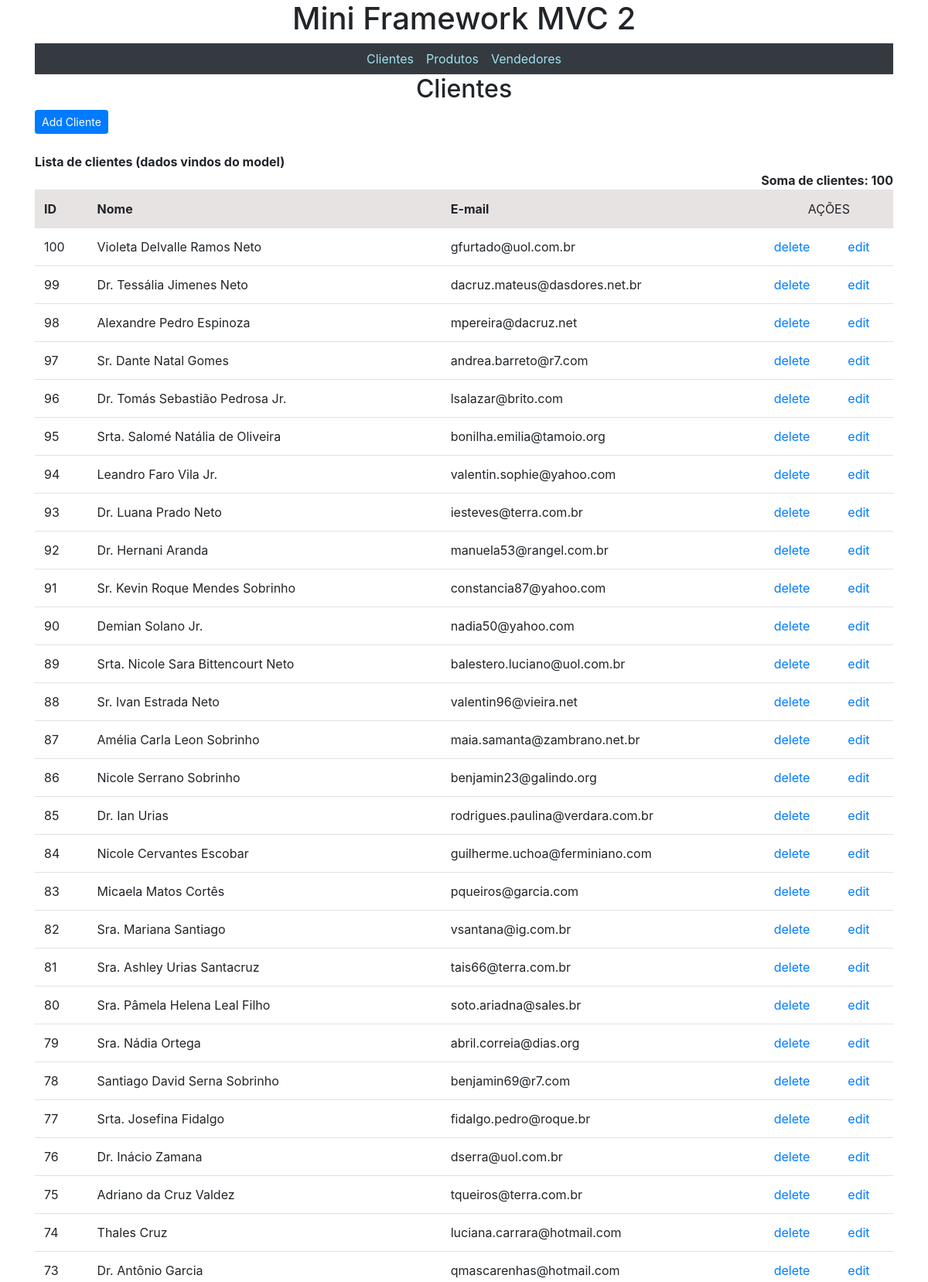
The page / (upper part) on the database its author committed.
### tables this page shows
CREATE TABLE `clientes` (
  `id` int(11) NOT NULL AUTO_INCREMENT,
  `nome` varchar(50) NOT NULL,
  `email` varchar(50) DEFAULT NULL,
  PRIMARY KEY (`id`)
);

### src/View/ClientesView.php (called while the page is built, shortened)
<?php
class ClientesView
{
	public function render($controller, $action, $todos=null, $soma=null,$um=null){
        require_once SRC . 'templates/_includes/header.php';
        require_once SRC . 'templates/'.$controller.'/'.$action.'.php';
        require_once SRC . 'templates/_includes/footer.php';
	}
}

### src/Controller/ClientesController.php (called while the page is built, shortened)
<?php
class ClientesController
{
    public function index()
    {
        $Cliente = new ClientesModel();
        $todos = $Cliente->todosClientes();
        $soma = $Cliente->somaClientes();
		$view = new ClientesView();
		$view->render('clientes','index',$todos,$soma);
    }
}

### src/bootstrap.php (called while the page is built, shortened)
<?php
$app = new Router();

### public/index.php (called while the page is built)
<?php
require __DIR__ . '/../src/bootstrap.php';

### src/Core/Model.php (called while the page is built, shortened)
<?php
class Model
{
    private function openDb()
    {
        $options = array(PDO::ATTR_DEFAULT_FETCH_MODE => PDO::FETCH_OBJ, PDO::ATTR_ERRMODE => PDO::ERRMODE_WARNING);
		$dsn = DB_TYPE . ':host=' . DB_HOST . ';port ='. DB_PORT . ';dbname=' . DB_NAME;
        $this->pdo = new PDO($dsn , DB_USER, DB_PASS, $options);
    }
}

### src/Model/ClientesModel.php (called while the page is built, shortened)
<?php
class ClientesModel extends Model
{
    public function todosClientes()
    {
        $sql = 'SELECT id, nome, email FROM clientes ORDER BY id DESC';
        $query = $this->pdo->prepare($sql);
        $query->execute();
        return $query->fetchAll();
    }
    public function somaClientes()
    {
        $sql = 'SELECT COUNT(id) AS soma FROM clientes';
        $query = $this->pdo->prepare($sql);
        $query->execute();
        return $query->fetch()->soma;
    }
}

### src/templates/clientes/index.php (the view)
<div class="container">
    <h2 class="text-center">Clientes</h2>
	<a class="btn btn-primary btn-sm" href="<?=URL . 'clientes/add'; ?>">Add Cliente</a>
    <div>
        <br>
        <b>Lista de clientes (dados vindos do model)</b><div class="text-right"><b>Soma de clientes: <?php echo $soma; ?></b></div>
        <table class="table table-hover table-stripped">
            <thead>
            <tr class="bg-gray">
                <td><b>ID</b></td>
                <td><b>Nome</b></td>
                <td><b>E-mail</b></td>
                <td colspan="2" align="center">AÇÕES</td>
            </tr>
            </thead>
            <tbody>
            <?php foreach ($todos as $cliente) { ?>
                <tr>
                    <td><?php if (isset($cliente->id)) echo htmlspecialchars($cliente->id, ENT_QUOTES, 'UTF-8'); ?></td>
                    <td><?php if (isset($cliente->nome)) echo htmlspecialchars($cliente->nome, ENT_QUOTES, 'UTF-8'); ?></td>
                    <td><?php if (isset($cliente->email)) echo htmlspecialchars($cliente->email, ENT_QUOTES, 'UTF-8'); ?></td>
                    <td><a href="<?php echo URL . 'clientes/delete/' . htmlspecialchars($cliente->id, ENT_QUOTES, 'UTF-8'); ?>">delete</a></td>
                    <td><a href="<?php echo URL . 'clientes/edit/' . htmlspecialchars($cliente->id, ENT_QUOTES, 'UTF-8'); ?>">edit</a></td>
                </tr>
            <?php } ?>
            </tbody>
        </table>
    </div>
</div>

### src/Core/Router.php (shortened to what this page needs)
<?php
class Router
{
    private $urlController = null;
    private $urlAction = null;
    public function __construct()
    {
        if (!$this->urlController) {
			$page = new $controllerDefault;
            $page->index();
        } else {
			$controller = $this->urlController;
			$action = $this->urlAction;
            $page = new \Mini\Controller\ErrorController();
            $page->index(ucfirst($controller).'Controller',$action);
        }
    }
}

### src/templates/_includes/header.php (shortened to what this page needs)
<!DOCTYPE html>
<html lang="en">
<head>
    <link rel="stylesheet" href="https://stackpath.bootstrapcdn.com/bootstrap/4.3.1/css/bootstrap.min.css"
>
        <link href="<?php echo URL; ?>css/custom.css" rel="stylesheet">
</head>
<body>
    <div align="center"><h1><?=SRC_TITTLE?></h1></div>
	<div class="container">
		<nav class="navbar-expand bg-dark navbar-dark">
			<ul class="navbar-nav justify-content-center">
			  <li class="nav-item">
				<a class="nav-link" href="<?php echo URL; ?>clientes">Clientes</a>
			  </li>
			  <li class="nav-item">
				<a class="nav-link" href="<?php echo URL; ?>produtos">Produtos</a>
			  </li>
			  <li class="nav-item">
				<a class="nav-link" href="<?php echo URL; ?>vendedores">Vendedores</a>
			  </li>
			</ul>
		</nav>
	</div>

### src/templates/_includes/footer.php (shortened to what this page needs)
</body>
</html>

### public/css/custom.css (style rules this page uses)
.navbar-dark .navbar-nav .nav-link { color: #a1e1ed; }
.bg-gray { background-color: #e8e3e3; }

### rows shown on the page
clientes: id "100", nome "Violeta Delvalle Ramos Neto", email "gfurtado@uol.com.br"
clientes: id "99", nome "Dr. Tessália Jimenes Neto", email "dacruz.mateus@dasdores.net.br"
clientes: id "98", nome "Alexandre Pedro Espinoza", email "mpereira@dacruz.net"
clientes: id "97", nome "Sr. Dante Natal Gomes", email "andrea.barreto@r7.com"
clientes: id "96", nome "Dr. Tomás Sebastião Pedrosa Jr.", email "lsalazar@brito.com"
clientes: id "95", nome "Srta. Salomé Natália de Oliveira", email "bonilha.emilia@tamoio.org"
clientes: id "94", nome "Leandro Faro Vila Jr.", email "valentin.sophie@yahoo.com"
clientes: id "93", nome "Dr. Luana Prado Neto", email "iesteves@terra.com.br"
clientes: id "92", nome "Dr. Hernani Aranda", email "manuela53@rangel.com.br"
clientes: id "91", nome "Sr. Kevin Roque Mendes Sobrinho", email "constancia87@yahoo.com"
clientes: id "90", nome "Demian Solano Jr.", email "nadia50@yahoo.com"
clientes: id "89", nome "Srta. Nicole Sara Bittencourt Neto", email "balestero.luciano@uol.com.br"
clientes: id "88", nome "Sr. Ivan Estrada Neto", email "valentin96@vieira.net"
clientes: id "87", nome "Amélia Carla Leon Sobrinho", email "maia.samanta@zambrano.net.br"
clientes: id "86", nome "Nicole Serrano Sobrinho", email "benjamin23@galindo.org"
clientes: id "85", nome "Dr. Ian Urias", email "rodrigues.paulina@verdara.com.br"
clientes: id "84", nome "Nicole Cervantes Escobar", email "guilherme.uchoa@ferminiano.com"
clientes: id "83", nome "Micaela Matos Cortês", email "pqueiros@garcia.com"
clientes: id "82", nome "Sra. Mariana Santiago", email "vsantana@ig.com.br"
clientes: id "81", nome "Sra. Ashley Urias Santacruz", email "tais66@terra.com.br"
clientes: id "80", nome "Sra. Pâmela Helena Leal Filho", email "soto.ariadna@sales.br"
clientes: id "79", nome "Sra. Nádia Ortega", email "abril.correia@dias.org"
clientes: id "78", nome "Santiago David Serna Sobrinho", email "benjamin69@r7.com"
clientes: id "77", nome "Srta. Josefina Fidalgo", email "fidalgo.pedro@roque.br"
clientes: id "76", nome "Dr. Inácio Zamana", email "dserra@uol.com.br"
clientes: id "75", nome "Adriano da Cruz Valdez", email "tqueiros@terra.com.br"
clientes: id "74", nome "Thales Cruz", email "luciana.carrara@hotmail.com"
clientes: id "73", nome "Dr. Antônio Garcia", email "qmascarenhas@hotmail.com"

### other values the page prints
SRC_TITTLE "Mini Framework MVC 2"
$soma "100"
